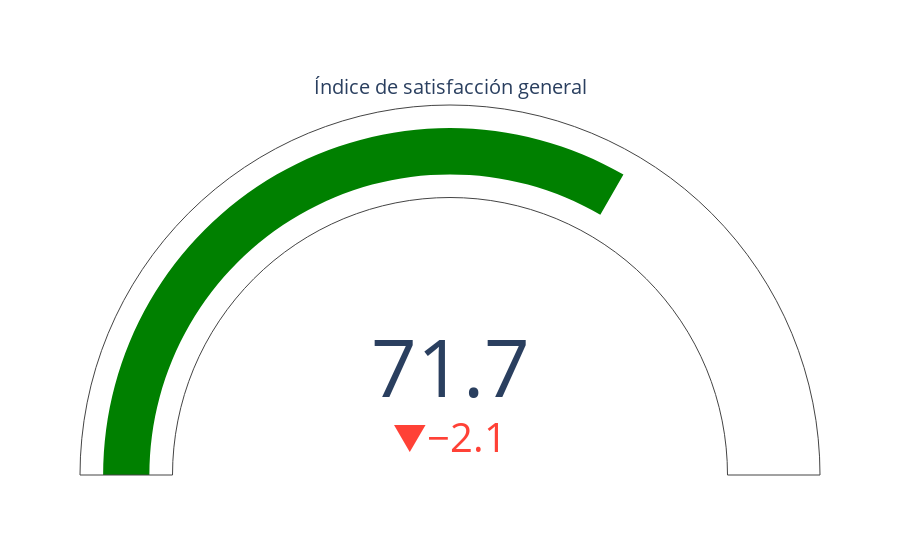

The notebook cell saved with this chart:
### Code cell
fig = go.Figure(go.Indicator(
    mode = "gauge+number+delta",
    value = Indice_satisfaccion_general,
    title = {'text': "Índice de satisfacción general"},
    delta = {'reference': 73.78},
    gauge= {'axis': {'visible': False}}
))

fig.show()

### Figure 1 — Plotly figure (JSON) as saved in the notebook; plotly's stock layout.template omitted (floating-point values rounded to 4 significant figures)
{"data": [{"delta": {"reference": 73.78}, "gauge": {"axis": {"visible": false}}, "mode": "gauge+number+delta", "title": {"text": "Índice de satisfacción general"}, "type": "indicator", "value": 71.67}], "layout": {}}
